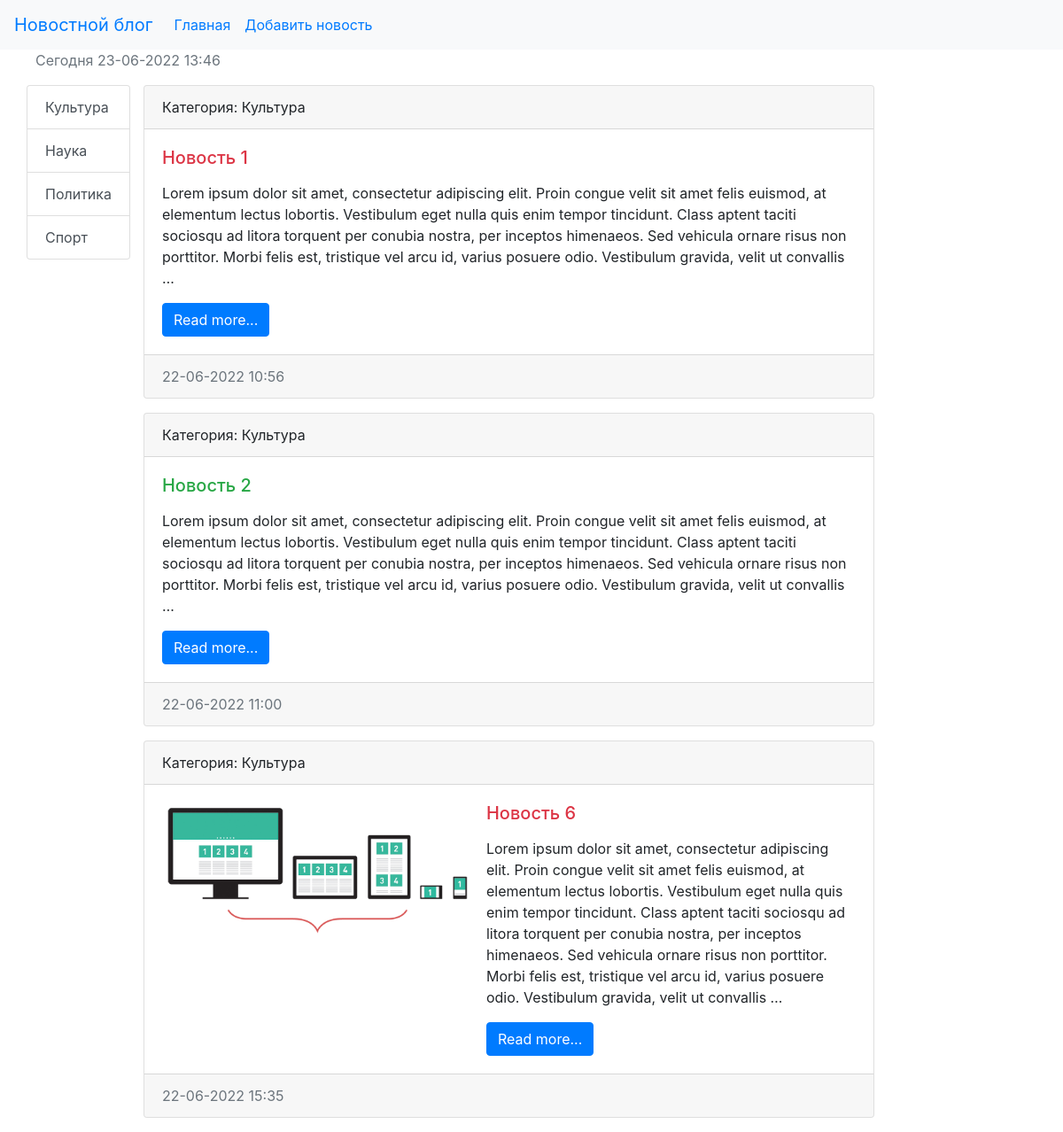
The page /category/1/ on the database as committed earlier.
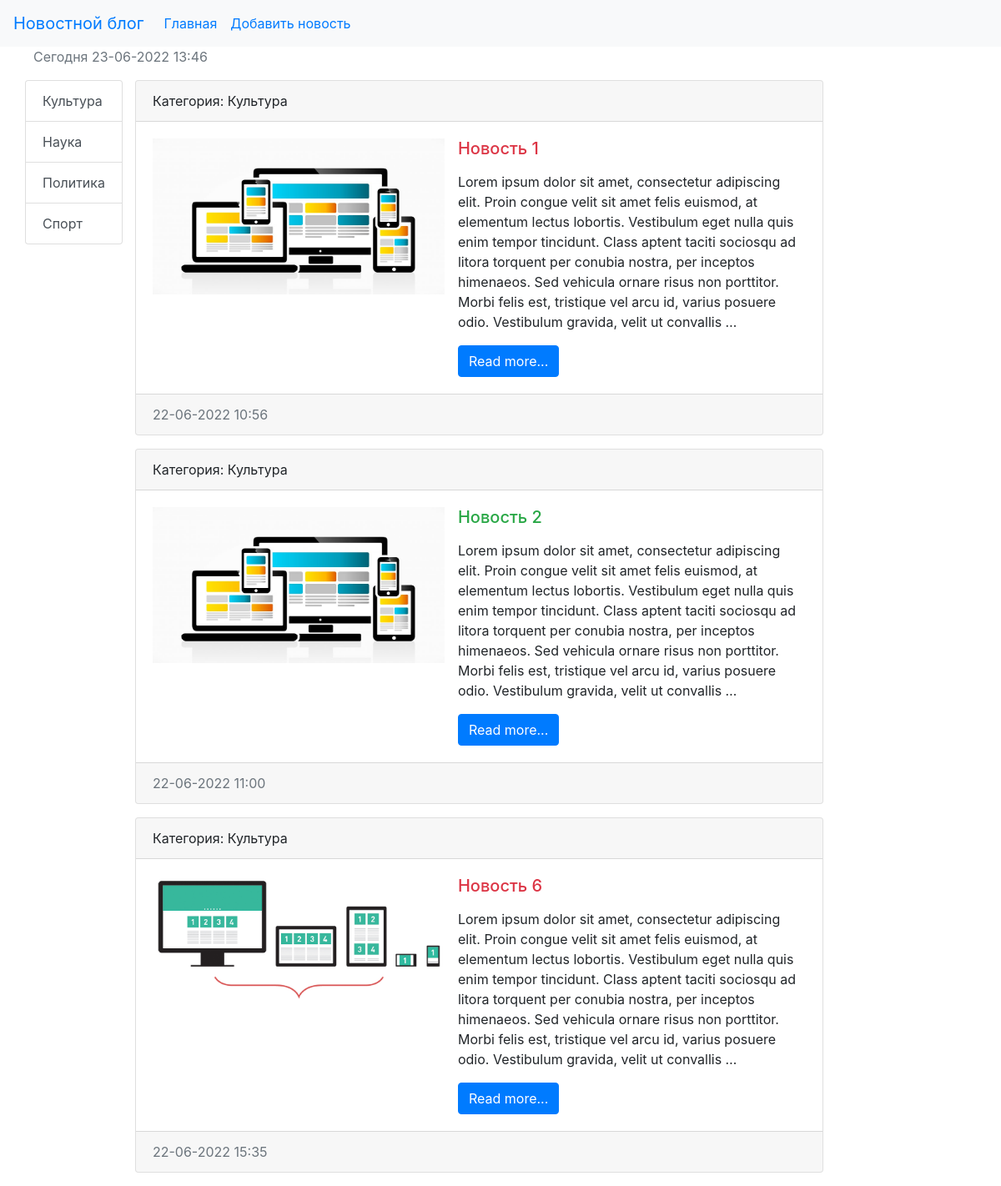
The same page on the database as committed later.
### news/models.py (models this page shows, shortened)
class News(models.Model): #таблица для новостей(вторичная таблица)
    title = models.CharField(max_length=150, verbose_name = 'Заголовок') #заголовок новости
    content = models.TextField(blank=True, verbose_name = 'Текст') #текст новости
    created_date = models.DateTimeField(auto_now_add=True, verbose_name = 'Время публикации') #дата и время создания
    updated_date = models.DateTimeField(auto_now=True, verbose_name = 'Время редактирования') #дата и время изменения
    photo = models.ImageField(upload_to='photos/%Y/%m/%d', blank=True, verbose_name = 'Фото') #изображение новости
    is_published = models.BooleanField(default=True, verbose_name = 'Публикация') #опубликована ли запись
    category = models.ForeignKey(Category, on_delete=models.PROTECT, null=True, verbose_name='Категория') #foreign key для связи таблиц News и Category(ссылка на таблицу для связи, защита от удаления связанных данных, ...)
    def get_absolute_url(self): #метод, указывающий на конкретную категорию для построения ссылки
        return reverse('view_news', kwargs={"news_id": self.pk})
    class Meta: #подкласс для мета-описания таблицы
        verbose_name = 'Новость' #именование таблицы в единственном числе
        verbose_name_plural = 'Новости' # именование таблицы во множественном числе
        ordering = ['created_date'] #сортировка записей в таблице

class Category(models.Model): #Таблица категорий(первичная таблица)
    title = models.CharField(max_length=150, db_index=True, verbose_name='Заголовок') #db_index - индексация поля, ускорение поиска
    def get_absolute_url(self): #метод, указывающий на конкретную категорию для построения ссылки
        return reverse('category', kwargs={"category_id": self.pk}) #передаем в reverse имя маршрута и параметр для его построения
    def __str__(self): #строковое представление объекта для красивого отображения на странице
        return self.title
    class Meta: #подкласс для мета-описания таблицы
        verbose_name = 'Категория' #именование таблицы в единственном числе
        verbose_name_plural = 'Категории' #именование таблицы во множественном числе
        ordering = ['title'] #сортировка записей в таблице

### news/views.py (the view)
# urls.py: path('category/<int:category_id>/', get_category, name='category'), #категории
def get_category(request, category_id): #переход по категориям из сайдбара
    news = News.objects.filter(category_id=category_id)
    category = Category.objects.get(pk=category_id) #получаем категорию из таблицы Category по primary key
    return render(request, 'news/category.html', {'news': news, 'category': category}) #передаем полученные переменные в шаблон category.html

### news/templatetags/news_tags.py (called while the page is built)
@register.inclusion_tag('news/list_categories.html')
def show_categories(): #inclusion тег
    categories = Category.objects.all()
    return {"categories": categories}

### news/templates/news/category.html (shortened to what this page needs)
{% extends 'base.html' %}
{% block sidebar %}
{% include 'inc/_sidebar.html' %}
{% endblock %}
{% block content %}
{% for item in news %}
<div class="card mb-3">
    <div class="card-header">
        Категория: {{ item.category }}
    </div>
    <div class="card-body">
        <div class="media">
            {% if item.photo %}
            <img src="{{ item.photo.url }}" alt="Фото статьи" width="350" class="mr-3">
            {% endif %}
            <div class="media-body">
                <h5 class="card-title {% cycle 'text-danger' 'text-success' %}">{{ item.title }}</h5>
                <p class="card-text">{{ item.content|linebreaks|truncatewords:60 }}</p>
                <a href="{{ item.get_absolute_url }}" class="btn btn-primary">Read more...</a>
            </div>
        </div>
    </div>
    <div class="card-footer text-muted">
        {{ item.created_date|date:"d-m-Y H:i" }}
    </div>
</div>
{% endfor %}
{% endblock %}

Rows that differ between the two databases and show on the page:
changed News "Новость 1": photo: picture added
changed News "Новость 2": photo: picture added
